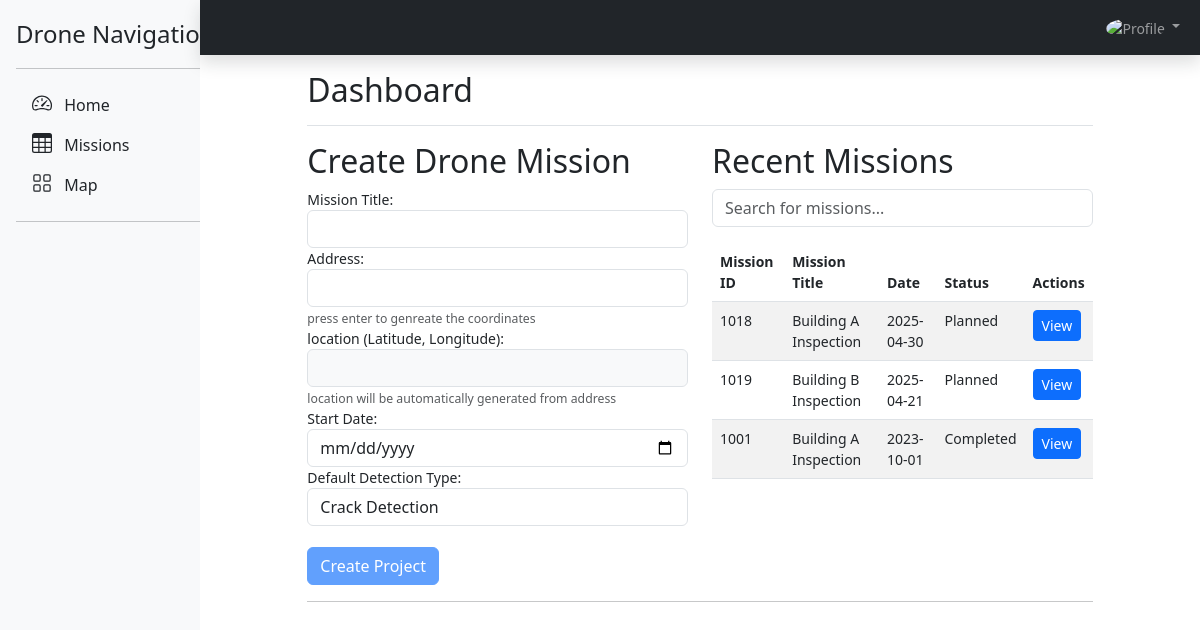
The page /php/src/fyp_frontend/dashboard/ (signed in) on the database as committed earlier.
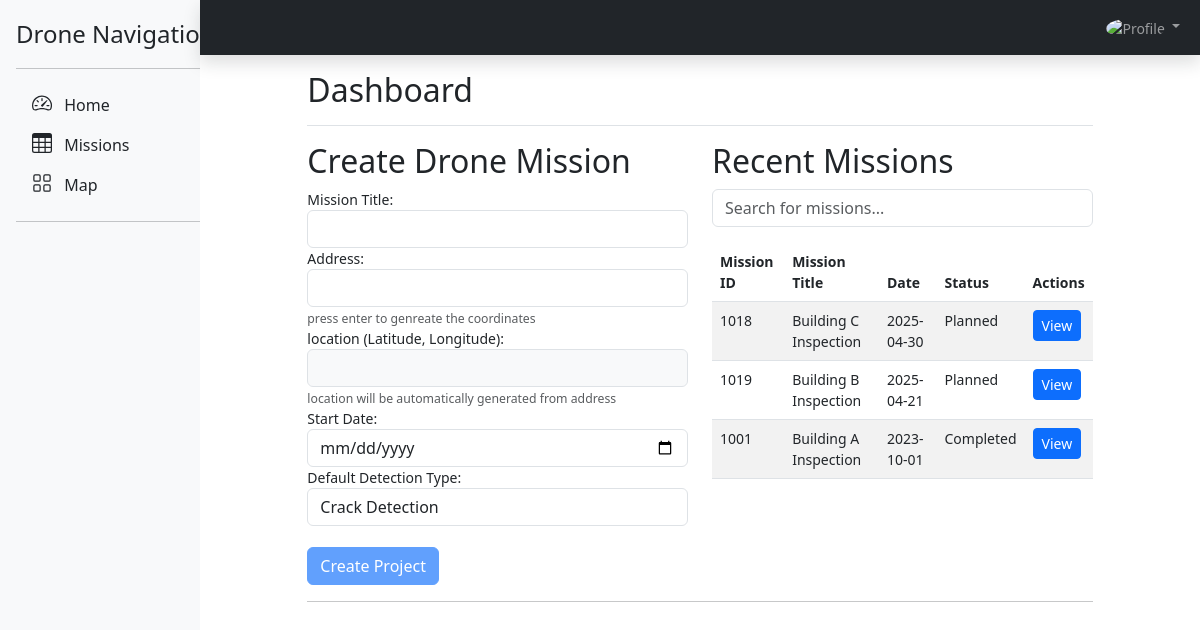
The same page on the database as committed later.
### tables this page shows
CREATE TABLE `missiontable` (
  `mission_id` int NOT NULL AUTO_INCREMENT,
  `user_id` int NOT NULL,
  `device_sn` varchar(32) DEFAULT NULL,
  `mission_name` varchar(255) NOT NULL,
  `mission_Flight_Route` varchar(255) DEFAULT NULL,
  `location` varchar(255) NOT NULL,
  `start_time` datetime NOT NULL,
  `end_time` datetime DEFAULT NULL,
  `status` varchar(50) NOT NULL DEFAULT 'planned',
  `notes` text,
  `address` varchar(255) DEFAULT NULL,
  `detect_type` varchar(45) DEFAULT NULL,
  PRIMARY KEY (`mission_id`),
  KEY `missiontable_fk` (`user_id`),
  CONSTRAINT `missiontable_fk` FOREIGN KEY (`user_id`) REFERENCES `usertable` (`user_id`)
);

### php/src/fyp_frontend/dashboard/_main/index.inc.php (the view, shortened to what this page needs)
<?php
function getDashboard(){
  $pdo = dbconnect();
  if (isset($_SESSION['userid'])) {
      $user_id = $_SESSION['userid'];
  } else {
      echo '<p>Please <a href="../login/">login</a> to access the dashboard.</p>';
      return;
  }
  $stmt = $pdo->prepare("SELECT mission_id, mission_name, status, start_time, location, detect_type FROM missiontable WHERE user_id = ? ORDER BY start_time DESC LIMIT 5");
  $stmt->execute([$user_id]);
  $recent_missions = $stmt->fetchAll(PDO::FETCH_ASSOC);
?>
<main class="col-md-9 mx-auto col-lg-10 px-md-4">
  <div class="d-flex justify-content-between flex-wrap flex-md-nowrap align-items-center pt-3 pb-2 mb-3 border-bottom">
    <h1 class="h2">Dashboard</h1>
  </div>
  <div class="row">
    <div class="col-md-6">
      <h2>Create Drone Mission</h2>
      <form method="POST" action="" id="missionForm">
        <div class="form-group">
          <label for="mission_name">Mission Title:</label>
          <input type="text" class="form-control" id="mission_name" name="mission_name" required>
        </div>
        <div class="form-group">
          <label for="address">Address:</label>
          <input type="text" class="form-control" id="address" name="address" required>
          <small class="form-text text-muted">press enter to genreate the coordinates</small>
        </div>
        <div class="form-group">
          <label for="location">location (Latitude, Longitude):</label>
          <input type="text" class="form-control" id="location" name="location" readonly style="background-color: #f8f9fa;">
          <small class="form-text text-muted">location will be automatically generated from address</small>
        </div>
        <div class="form-group">
          <label for="start_time">Start Date:</label>
          <input type="date" class="form-control" id="start_time" name="start_time" required>
        </div>
        <div class="form-group">
          <label for="detect_type">Default Detection Type:</label>
          <select class="form-control" id="detect_type" name="detect_type" required>
          <option value="crack">Crack Detection</option>
          </select>
        </div>
        <br>
        <button type="submit" name="create_project" class="btn btn-primary" id="submitBtn" disabled>Create Project</button>
      </form>
    </div>
    <div class="col-md-6">
      <h2>Recent Missions</h2>
      <div class="input-group mb-3">
        <input type="text" id="searchInput" class="form-control" placeholder="Search for missions..." onkeyup="filterTable()">
      </div>
      <table class="table table-striped table-hover" id="missionsTable">
        <thead class="thead-dark">
          <tr>
          <th>Mission ID</th>
            <th>Mission Title</th>
            <th>Date</th>
            <th>Status</th>
            <th>Actions</th>
          </tr>
        </thead>
        <tbody>
          <?php
            foreach ($recent_missions as $mission):
              $missionId = htmlspecialchars($mission['mission_id']);
              $missionName = htmlspecialchars($mission['mission_name']);
              $status = htmlspecialchars($mission['status']);
              $startTime = htmlspecialchars($mission['start_time']);
            ?>
            <tr>
              <td><?php echo $missionId; ?></td>
              <td><?php echo $missionName; ?></td>
              <td><?php echo date('Y-m-d', strtotime($startTime)); ?></td>
              <td><?php echo ucfirst($status); ?></td>
              <td>
              <a href="?page=3&id=<?php echo urlencode($missionId); ?>" class="btn btn-primary btn-sm">View</a>
              </td>
            </tr>
            <?php endforeach; ?>
        </tbody>
      </table>
    </div>
  </div>
  <hr>
</main>
<?php
}
?>

Rows that differ between the two databases and show on the page:
changed missiontable id 1018: mission_name "Building A Inspection" → "Building C Inspection"
